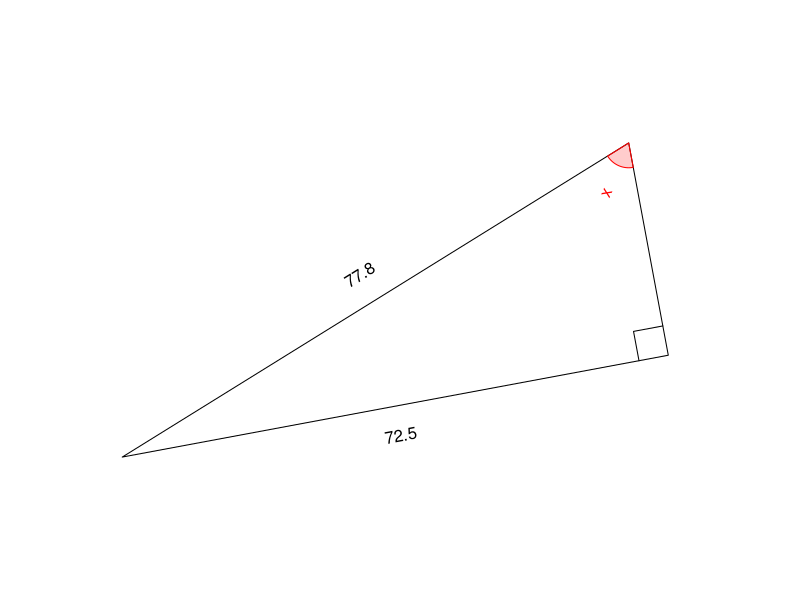

This figure's R source:
## ---- chunk 1
while(T){
    th = signif(round(runif(1,pi/12,pi/2-pi/12),3),3)
    ol = round(runif(1,10,100),1)
    hl = round(ol/sin(th),1)
    al = hl*cos(th)
    ans = asin(ol/hl)
    tol = 0.1
    an2 = signif(ans,3)
    canpass = T
    if(an2>1){
        if(an2%%0.01==0){
            canpass = F
        }
    } else {
        if(an2%%0.001==0){
            canpass = F
        }
    }
    if(ol>10 && al>10 && hl<100 && canpass){break}
}

angstr = "x"
ostr = sprintf("%.1f",signif(ol,3))
astr = ""
hstr = sprintf("%.1f",signif(hl,3))

if(th<1){
    angstr2 = sprintf("%.3f",signif(ans,3))
} else {
    angstr2 = sprintf("%.2f",signif(ans,3))
}

## ---- chunk 2
par(mar=c(0,0,0,0),pty="s")

refl = sample(c(T,F),1)

bmp = 0.05
xs = c(0,cos(th),cos(th))
ys = c(0,0,sin(th))
xlo = cos(th)+bmp
ylo = sin(th)/2
srto = 90
xla = cos(th)/2
yla = -bmp
srta = 0
xlh = cos(th)/2+bmp*cos(th+pi/2)
ylh = sin(th)/2+bmp*sin(th+pi/2)
srth = th/pi*180
xang = bmp*cos(seq(0,th,pi/360))/th
yang = bmp*sin(seq(0,th,pi/360))/th
xlang = bmp*cos(th/2)/th+1*bmp*cos(th/2)
ylang = bmp*sin(th/2)/th+1*bmp*sin(th/2)
srtang = th/2/pi*180
xsq = c(cos(th)-bmp,cos(th)-bmp,cos(th))
ysq = c(0,bmp,bmp)

if(refl){
    xs = -xs
    xlo = -xlo
    srto = -90
    xla = -xla
    srta = 0
    xlh = -xlh
    srth = -th/pi*180
    xang = -xang
    xlang = -xlang
    srtang = -th/2/pi*180
    xsq = -xsq
}

rotang = runif(1,0,2*pi)

xs2 = xs*cos(rotang)-ys*sin(rotang)
ys2 = xs*sin(rotang)+ys*cos(rotang)
xlo2 = xlo*cos(rotang)-ylo*sin(rotang)
ylo2 = xlo*sin(rotang)+ylo*cos(rotang)
srto2 = (srto+rotang/pi*180+90)%%180-90
xla2 = xla*cos(rotang)-yla*sin(rotang)
yla2 = xla*sin(rotang)+yla*cos(rotang)
srta2 = (srta+rotang/pi*180+90)%%180-90
xlh2 = xlh*cos(rotang)-ylh*sin(rotang)
ylh2 = xlh*sin(rotang)+ylh*cos(rotang)
srth2 = (srth+rotang/pi*180+90)%%180-90
srtang2 = (srtang+rotang/pi*180+90)%%180-90
xang2 = xang*cos(rotang)-yang*sin(rotang)
yang2 = xang*sin(rotang)+yang*cos(rotang)
xlang2 = xlang*cos(rotang)-ylang*sin(rotang)
ylang2 = xlang*sin(rotang)+ylang*cos(rotang)
xsq2 = xsq*cos(rotang)-ysq*sin(rotang)
ysq2 = xsq*sin(rotang)+ysq*cos(rotang)

xxx = c(xs2,xlo2,xla2,xlh2,xlang2)
yyy = c(ys2,ylo2,yla2,ylh2,ylang2)

widx = (max(xxx)-min(xxx))/2
widy = (max(yyy)-min(yyy))/2
midx = (max(xxx)+min(xxx))/2
midy = (max(yyy)+min(yyy))/2
wid = max(c(widx,widy))

plot(0,0,"n",xlim=c(midx-wid,midx+wid),ylim=c(midy-wid,midy+wid),axes=F,ann=F)

polygon(xs2,ys2)
lines(xsq2,ysq2)
text(xlo2,ylo2,ostr,srt=srto2)
text(xla2,yla2,astr,srt=srta2)
text(xlh2,ylh2,hstr,srt=srth2)
polygon(c(0,xang2),c(0,yang2),border="red",col=rgb(1,0,0,0.2))
text(xlang2,ylang2,angstr,srt=srtang2,col="red")
